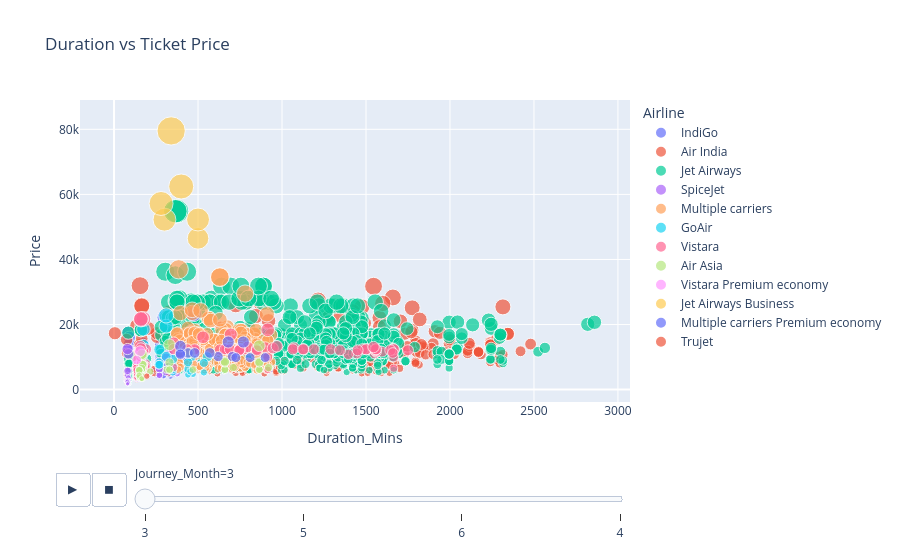

This figure's notebook cell:
### Markdown cell above
### Duration vs Price

### Code cell
fig = px.scatter(
    df,
    x='Duration_Mins',
    y='Price',
    color='Airline',
    size='Price',
    hover_data=['Source', 'Destination'],
    animation_frame='Journey_Month',
    title='Duration vs Ticket Price'
)

fig.show()

### Figure 1 — Plotly figure (JSON) as saved in the notebook; plotly's stock layout.template omitted (floating-point values rounded to 4 significant figures; data arrays with more than 128 entries replaced by an {"elided": "..."} marker saying what was removed)
{"data": [{"customdata": {"elided": "567x2 str values"}, "hovertemplate": "Airline=IndiGo<br>Journey_Month=3<br>Duration_Mins=%{x}<br>Price=%{marker.size}<br>Source=%{customdata[0]}<br>Destination=%{customdata[1]}<extra></extra>", "legendgroup": "IndiGo", "marker": {"color": "#636efa", "size": {"elided": "567 int values"}, "sizemode": "area", "sizeref": 198.8, "symbol": "circle"}, "mode": "markers", "name": "IndiGo", "orientation": "v", "showlegend": true, "type": "scatter", "x": {"elided": "567 int values"}, "xaxis": "x", "y": {"elided": "567 int values"}, "yaxis": "y"}, {"customdata": {"elided": "530x2 str values"}, "hovertemplate": "Airline=Air India<br>Journey_Month=3<br>Duration_Mins=%{x}<br>Price=%{marker.size}<br>Source=%{customdata[0]}<br>Destination=%{customdata[1]}<extra></extra>", "legendgroup": "Air India", "marker": {"color": "#EF553B", "size": {"elided": "530 int values"}, "sizemode": "area", "sizeref": 198.8, "symbol": "circle"}, "mode": "markers", "name": "Air India", "orientation": "v", "showlegend": true, "type": "scatter", "x": {"elided": "530 int values"}, "xaxis": "x", "y": {"elided": "530 int values"}, "yaxis": "y"}, {"customdata": {"elided": "897x2 str values"}, "hovertemplate": "Airline=Jet Airways<br>Journey_Month=3<br>Duration_Mins=%{x}<br>Price=%{marker.size}<br>Source=%{customdata[0]}<br>Destination=%{customdata[1]}<extra></extra>", "legendgroup": "Jet Airways", "marker": {"color": "#00cc96", "size": {"elided": "897 int values"}, "sizemode": "area", "sizeref": 198.8, "symbol": "circle"}, "mode": "markers", "name": "Jet Airways", "orientation": "v", "showlegend": true, "type": "scatter", "x": {"elided": "897 int values"}, "xaxis": "x", "y": {"elided": "897 int values"}, "yaxis": "y"}, {"customdata": {"elided": "179x2 str values"}, "hovertemplate": "Airline=SpiceJet<br>Journey_Month=3<br>Duration_Mins=%{x}<br>Price=%{marker.size}<br>Source=%{customdata[0]}<br>Destination=%{customdata[1]}<extra></extra>", "legendgroup": "SpiceJet", "marker": {"color": "#ab63fa", "size": {"elided": "179 int values"}, "sizemode": "area", "sizeref": 198.8, "symbol": "circle"}, "mode": "markers", "name": "SpiceJet", "orientation": "v", "showlegend": true, "type": "scatter", "x": {"elided": "179 int values"}, "xaxis": "x", "y": {"elided": "179 int values"}, "yaxis": "y"}, {"customdata": {"elided": "313x2 str values"}, "hovertemplate": "Airline=Multiple carriers<br>Journey_Month=3<br>Duration_Mins=%{x}<br>Price=%{marker.size}<br>Source=%{customdata[0]}<br>Destination=%{customdata[1]}<extra></extra>", "legendgroup": "Multiple carriers", "marker": {"color": "#FFA15A", "size": {"elided": "313 int values"}, "sizemode": "area", "sizeref": 198.8, "symbol": "circle"}, "mode": "markers", "name": "Multiple carriers", "orientation": "v", "showlegend": true, "type": "scatter", "x": {"elided": "313 int values"}, "xaxis": "x", "y": {"elided": "313 int values"}, "yaxis": "y"}, {"customdata": [["Delhi", "Cochin"], ["Kolkata", "Bangalore"], ["Bangalore", "New Delhi"], ["Bangalore", "New Delhi"], ["Delhi", "Cochin"], ["Bangalore", "New Delhi"], ["Bangalore", "New Delhi"], ["Bangalore", "New Delhi"], ["Bangalore", "New Delhi"], ["Delhi", "Cochin"], ["Bangalore", "New Delhi"], ["Kolkata", "Bangalore"], ["Kolkata", "Bangalore"], ["Bangalore", "New Delhi"], ["Bangalore", "New Delhi"], ["Delhi", "Cochin"], ["Delhi", "Cochin"], ["Bangalore", "New Delhi"], ["Delhi", "Cochin"], ["Delhi", "Cochin"], ["Bangalore", "New Delhi"], ["Bangalore", "New Delhi"], ["Delhi", "Cochin"], ["Bangalore", "New Delhi"], ["Delhi", "Cochin"], ["Bangalore", "New Delhi"], ["Delhi", "Cochin"], ["Bangalore", "New Delhi"], ["Bangalore", "New Delhi"], ["Bangalore", "New Delhi"], ["Bangalore", "New Delhi"], ["Bangalore", "New Delhi"], ["Delhi", "Cochin"], ["Bangalore", "New Delhi"], ["Delhi", "Cochin"], ["Bangalore", "New Delhi"], ["Bangalore", "New Delhi"], ["Bangalore", "New Delhi"], ["Delhi", "Cochin"], ["Bangalore", "New Delhi"]], "hovertemplate": "Airline=GoAir<br>Journey_Month=3<br>Duration_Mins=%{x}<br>Price=%{marker.size}<br>Source=%{customdata[0]}<br>Destination=%{customdata[1]}<extra></extra>", "legendgroup": "GoAir", "marker": {"color": "#19d3f3", "size": [19495, 10091, 6722, 7631, 7378, 8352, 13663, 12314, 11111, 9385, 5706, 4773, 10198, 4340, 7646, 5281, 10188, 18558, 4563, 8213, 7657, 3898, 5281, 4239, 22794, 7305, 6393, 3898, 8722, 5048, 5706, 7657, 6112, 7222, 5628, 7222, 5706, 6113, 8422, 4340], "sizemode": "area", "sizeref": 198.8, "symbol": "circle"}, "mode": "markers", "name": "GoAir", "orientation": "v", "showlegend": true, "type": "scatter", "x": [310, 555, 175, 175, 350, 270, 175, 270, 175, 350, 175, 470, 460, 175, 175, 350, 310, 175, 440, 535, 265, 175, 535, 175, 310, 175, 440, 175, 175, 175, 175, 270, 350, 175, 455, 175, 175, 175, 440, 175], "xaxis": "x", "y": [19495, 10091, 6722, 7631, 7378, 8352, 13663, 12314, 11111, 9385, 5706, 4773, 10198, 4340, 7646, 5281, 10188, 18558, 4563, 8213, 7657, 3898, 5281, 4239, 22794, 7305, 6393, 3898, 8722, 5048, 5706, 7657, 6112, 7222, 5628, 7222, 5706, 6113, 8422, 4340], "yaxis": "y"}, {"customdata": {"elided": "116x2 str values"}, "hovertemplate": "Airline=Vistara<br>Journey_Month=3<br>Duration_Mins=%{x}<br>Price=%{marker.size}<br>Source=%{customdata[0]}<br>Destination=%{customdata[1]}<extra></extra>", "legendgroup": "Vistara", "marker": {"color": "#FF6692", "size": [7414, 12395, 7240, 4842, 8001, 11105, 7923, 16092, 3739, 11682, 12312, 5403, 7398, 13152, 8028, 12890, 6627, 5586, 3739, 4851, 12395, 6111, 6688, 12395, 6065, 12395, 4353, 11913, 12395, 5403, 7923, 6558, 7450, 12102, 6590, 8553, 7608, 4563, 12123, 12942, 12395, 11682, 6741, 7240, 6138, 7240, 7266, 4878, 5403, 5088, 4842, 16932, 12395, 12395, 12080, 5586, 8290, 8001, 21730, 12395, 7608, 5403, 14360, 12080, 5613, 12080, 12312, 8028, 12395, 8028, 4878, 18387, 12395, 12395, 6627, 21520, 5613, 7608, 11105, 5944, 10008, 6138, 6688, 12476, 10008, 12395, 12395, 12371, 12732, 11598, 12476, 12102, 12395, 7975, 12395, 11913, 11913, 11262, 12395, 12411, 13383, 12395, 21730, 6800, 12080, 10842, 9918, 6138, 12080, 11598, 5403, 12102, 13310, 13100, 4878, 12648], "sizemode": "area", "sizeref": 198.8, "symbol": "circle"}, "mode": "markers", "name": "Vistara", "orientation": "v", "showlegend": true, "type": "scatter", "x": [135, 1505, 165, 135, 190, 1550, 160, 530, 135, 1595, 770, 160, 160, 795, 160, 1070, 135, 175, 135, 190, 745, 190, 190, 1130, 915, 1065, 175, 160, 1480, 160, 155, 175, 160, 1750, 1665, 160, 160, 160, 160, 900, 1290, 1560, 175, 175, 165, 160, 190, 165, 160, 155, 135, 695, 1190, 850, 1555, 175, 160, 175, 175, 1500, 175, 160, 355, 850, 155, 480, 630, 165, 1555, 160, 160, 915, 480, 670, 135, 160, 155, 175, 1445, 135, 915, 160, 175, 1665, 1665, 1125, 660, 1665, 945, 165, 355, 1645, 435, 160, 690, 155, 155, 1660, 1560, 190, 155, 750, 160, 355, 745, 1395, 160, 165, 1450, 175, 160, 1345, 970, 1545, 175, 160], "xaxis": "x", "y": [7414, 12395, 7240, 4842, 8001, 11105, 7923, 16092, 3739, 11682, 12312, 5403, 7398, 13152, 8028, 12890, 6627, 5586, 3739, 4851, 12395, 6111, 6688, 12395, 6065, 12395, 4353, 11913, 12395, 5403, 7923, 6558, 7450, 12102, 6590, 8553, 7608, 4563, 12123, 12942, 12395, 11682, 6741, 7240, 6138, 7240, 7266, 4878, 5403, 5088, 4842, 16932, 12395, 12395, 12080, 5586, 8290, 8001, 21730, 12395, 7608, 5403, 14360, 12080, 5613, 12080, 12312, 8028, 12395, 8028, 4878, 18387, 12395, 12395, 6627, 21520, 5613, 7608, 11105, 5944, 10008, 6138, 6688, 12476, 10008, 12395, 12395, 12371, 12732, 11598, 12476, 12102, 12395, 7975, 12395, 11913, 11913, 11262, 12395, 12411, 13383, 12395, 21730, 6800, 12080, 10842, 9918, 6138, 12080, 11598, 5403, 12102, 13310, 13100, 4878, 12648], "yaxis": "y"}, {"customdata": [["Delhi", "Cochin"], ["Delhi", "Cochin"], ["Bangalore", "New Delhi"], ["Kolkata", "Bangalore"], ["Bangalore", "New Delhi"], ["Bangalore", "New Delhi"], ["Delhi", "Cochin"], ["Bangalore", "New Delhi"], ["Kolkata", "Bangalore"], ["Bangalore", "New Delhi"], ["Bangalore", "New Delhi"], ["Bangalore", "New Delhi"], ["Bangalore", "New Delhi"], ["Kolkata", "Bangalore"], ["Kolkata", "Bangalore"], ["Kolkata", "Bangalore"], ["Delhi", "Cochin"], ["Kolkata", "Bangalore"], ["Kolkata", "Bangalore"], ["Kolkata", "Bangalore"], ["Kolkata", "Bangalore"], ["Kolkata", "Bangalore"], ["Bangalore", "New Delhi"], ["Bangalore", "New Delhi"], ["Delhi", "Cochin"], ["Bangalore", "New Delhi"], ["Bangalore", "New Delhi"], ["Delhi", "Cochin"], ["Delhi", "Cochin"], ["Kolkata", "Bangalore"], ["Kolkata", "Bangalore"], ["Delhi", "Cochin"], ["Kolkata", "Bangalore"], ["Kolkata", "Bangalore"], ["Delhi", "Cochin"], ["Kolkata", "Bangalore"], ["Delhi", "Cochin"], ["Bangalore", "New Delhi"], ["Kolkata", "Bangalore"], ["Kolkata", "Bangalore"], ["Kolkata", "Bangalore"], ["Delhi", "Cochin"], ["Bangalore", "New Delhi"], ["Kolkata", "Bangalore"], ["Bangalore", "New Delhi"], ["Kolkata", "Bangalore"], ["Kolkata", "Bangalore"], ["Bangalore", "New Delhi"], ["Kolkata", "Bangalore"], ["Kolkata", "Bangalore"], ["Bangalore", "New Delhi"], ["Delhi", "Cochin"], ["Delhi", "Cochin"], ["Kolkata", "Bangalore"], ["Kolkata", "Bangalore"], ["Delhi", "Cochin"], ["Kolkata", "Bangalore"], ["Delhi", "Cochin"], ["Kolkata", "Bangalore"], ["Bangalore", "New Delhi"]], "hovertemplate": "Airline=Air Asia<br>Journey_Month=3<br>Duration_Mins=%{x}<br>Price=%{marker.size}<br>Source=%{customdata[0]}<br>Destination=%{customdata[1]}<extra></extra>", "legendgroup": "Air Asia", "marker": {"color": "#B6E880", "size": [6151, 13774, 4482, 4384, 3383, 5615, 8627, 4284, 4384, 4284, 5615, 7074, 7652, 4384, 3782, 3782, 6151, 5620, 4384, 4384, 4082, 6785, 4284, 6135, 6151, 4482, 10715, 6151, 13474, 5554, 11245, 8327, 4082, 4384, 8327, 4384, 6151, 7652, 3782, 4384, 4384, 8627, 10873, 5964, 4482, 4082, 5620, 6477, 3782, 5620, 3383, 6151, 6151, 5964, 6785, 6151, 5964, 8327, 4384, 3383], "sizemode": "area", "sizeref": 198.8, "symbol": "circle"}, "mode": "markers", "name": "Air Asia", "orientation": "v", "showlegend": true, "type": "scatter", "x": [660, 330, 165, 150, 170, 170, 865, 170, 155, 170, 165, 170, 170, 150, 150, 150, 660, 150, 155, 155, 150, 710, 170, 165, 330, 165, 170, 470, 865, 215, 450, 660, 155, 150, 330, 150, 315, 170, 150, 150, 155, 660, 165, 150, 165, 150, 155, 165, 150, 155, 165, 330, 865, 150, 920, 865, 150, 865, 150, 165], "xaxis": "x", "y": [6151, 13774, 4482, 4384, 3383, 5615, 8627, 4284, 4384, 4284, 5615, 7074, 7652, 4384, 3782, 3782, 6151, 5620, 4384, 4384, 4082, 6785, 4284, 6135, 6151, 4482, 10715, 6151, 13474, 5554, 11245, 8327, 4082, 4384, 8327, 4384, 6151, 7652, 3782, 4384, 4384, 8627, 10873, 5964, 4482, 4082, 5620, 6477, 3782, 5620, 3383, 6151, 6151, 5964, 6785, 6151, 5964, 8327, 4384, 3383], "yaxis": "y"}, {"customdata": [["Bangalore", "New Delhi"], ["Chennai", "Kolkata"]], "hovertemplate": "Airline=Vistara Premium economy<br>Journey_Month=3<br>Duration_Mins=%{x}<br>Price=%{marker.size}<br>Source=%{customdata[0]}<br>Destination=%{customdata[1]}<extra></extra>", "legendgroup": "Vistara Premium economy", "marker": {"color": "#FF97FF", "size": [11793, 9125], "sizemode": "area", "sizeref": 198.8, "symbol": "circle"}, "mode": "markers", "name": "Vistara Premium economy", "orientation": "v", "showlegend": true, "type": "scatter", "x": [155, 135], "xaxis": "x", "y": [11793, 9125], "yaxis": "y"}, {"customdata": [["Bangalore", "New Delhi"], ["Bangalore", "New Delhi"], ["Bangalore", "New Delhi"], ["Delhi", "Cochin"], ["Delhi", "Cochin"], ["Bangalore", "New Delhi"]], "hovertemplate": "Airline=Jet Airways Business<br>Journey_Month=3<br>Duration_Mins=%{x}<br>Price=%{marker.size}<br>Source=%{customdata[0]}<br>Destination=%{customdata[1]}<extra></extra>", "legendgroup": "Jet Airways Business", "marker": {"color": "#FECB52", "size": [52229, 79512, 62427, 46490, 52285, 57209], "sizemode": "area", "sizeref": 198.8, "symbol": "circle"}, "mode": "markers", "name": "Jet Airways Business", "orientation": "v", "showlegend": true, "type": "scatter", "x": [300, 340, 400, 500, 500, 280], "xaxis": "x", "y": [52229, 79512, 62427, 46490, 52285, 57209], "yaxis": "y"}, {"customdata": [["Delhi", "Cochin"], ["Delhi", "Cochin"], ["Delhi", "Cochin"], ["Delhi", "Cochin"], ["Delhi", "Cochin"], ["Delhi", "Cochin"], ["Delhi", "Cochin"], ["Delhi", "Cochin"], ["Delhi", "Cochin"], ["Delhi", "Cochin"], ["Delhi", "Cochin"], ["Delhi", "Cochin"], ["Delhi", "Cochin"]], "hovertemplate": "Airline=Multiple carriers Premium economy<br>Journey_Month=3<br>Duration_Mins=%{x}<br>Price=%{marker.size}<br>Source=%{customdata[0]}<br>Destination=%{customdata[1]}<extra></extra>", "legendgroup": "Multiple carriers Premium economy", "marker": {"color": "#636efa", "size": [10161, 9845, 10161, 9845, 11269, 11269, 14629, 14629, 9845, 11269, 13369, 10885, 11269], "sizemode": "area", "sizeref": 198.8, "symbol": "circle"}, "mode": "markers", "name": "Multiple carriers Premium economy", "orientation": "v", "showlegend": true, "type": "scatter", "x": [705, 810, 620, 900, 440, 570, 770, 680, 725, 395, 395, 395, 480], "xaxis": "x", "y": [10161, 9845, 10161, 9845, 11269, 11269, 14629, 14629, 9845, 11269, 13369, 10885, 11269], "yaxis": "y"}, {"customdata": [["Mumbai", "Hyderabad"]], "hovertemplate": "Airline=Trujet<br>Journey_Month=3<br>Duration_Mins=%{x}<br>Price=%{marker.size}<br>Source=%{customdata[0]}<br>Destination=%{customdata[1]}<extra></extra>", "legendgroup": "Trujet", "marker": {"color": "#EF553B", "size": [4140], "sizemode": "area", "sizeref": 198.8, "symbol": "circle"}, "mode": "markers", "name": "Trujet", "orientation": "v", "showlegend": true, "type": "scatter", "x": [195], "xaxis": "x", "y": [4140], "yaxis": "y"}], "layout": {"legend": {"itemsizing": "constant", "title": {"text": "Airline"}, "tracegroupgap": 0}, "sliders": [{"active": 0, "currentvalue": {"prefix": "Journey_Month="}, "len": 0.9, "pad": {"b": 10, "t": 60}, "steps": [{"args": [["3"], {"frame": {"duration": 0, "redraw": false}, "fromcurrent": true, "mode": "immediate", "transition": {"duration": 0, "easing": "linear"}}], "label": "3", "method": "animate"}, {"args": [["5"], {"frame": {"duration": 0, "redraw": false}, "fromcurrent": true, "mode": "immediate", "transition": {"duration": 0, "easing": "linear"}}], "label": "5", "method": "animate"}, {"args": [["6"], {"frame": {"duration": 0, "redraw": false}, "fromcurrent": true, "mode": "immediate", "transition": {"duration": 0, "easing": "linear"}}], "label": "6", "method": "animate"}, {"args": [["4"], {"frame": {"duration": 0, "redraw": false}, "fromcurrent": true, "mode": "immediate", "transition": {"duration": 0, "easing": "linear"}}], "label": "4", "method": "animate"}], "x": 0.1, "xanchor": "left", "y": 0, "yanchor": "top"}], "title": {"text": "Duration vs Ticket Price"}, "updatemenus": [{"buttons": [{"args": [null, {"frame": {"duration": 500, "redraw": false}, "fromcurrent": true, "mode": "immediate", "transition": {"duration": 500, "easing": "linear"}}], "label": "&#9654;", "method": "animate"}, {"args": [[null], {"frame": {"duration": 0, "redraw": false}, "fromcurrent": true, "mode": "immediate", "transition": {"duration": 0, "easing": "linear"}}], "label": "&#9724;", "method": "animate"}], "direction": "left", "pad": {"r": 10, "t": 70}, "showactive": false, "type": "buttons", "x": 0.1, "xanchor": "right", "y": 0, "yanchor": "top"}], "xaxis": {"anchor": "y", "domain": [0, 1], "title": {"text": "Duration_Mins"}}, "yaxis": {"anchor": "x", "domain": [0, 1], "title": {"text": "Price"}}}}
